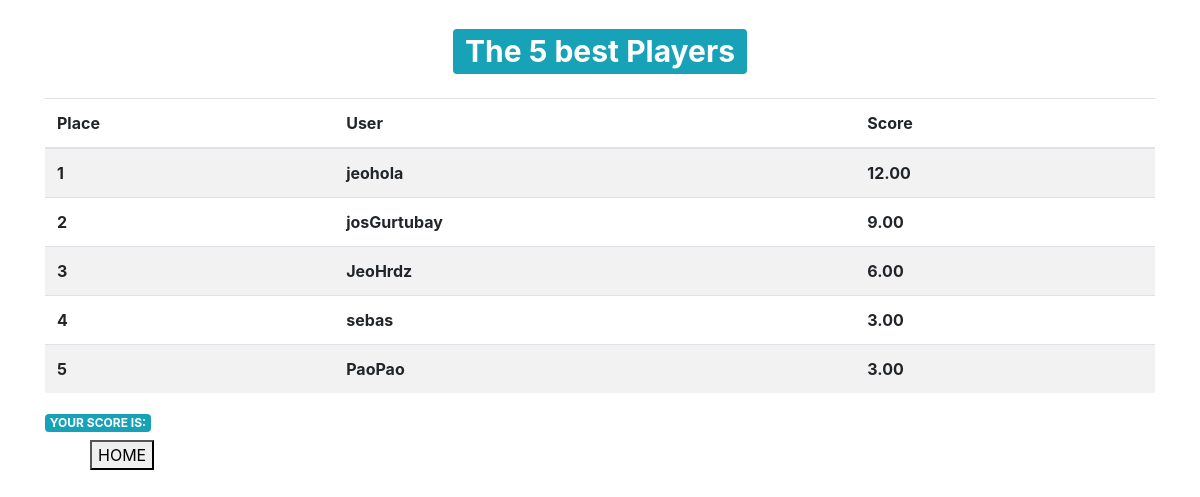
/tablero/, run on an earlier commit of the app's database.
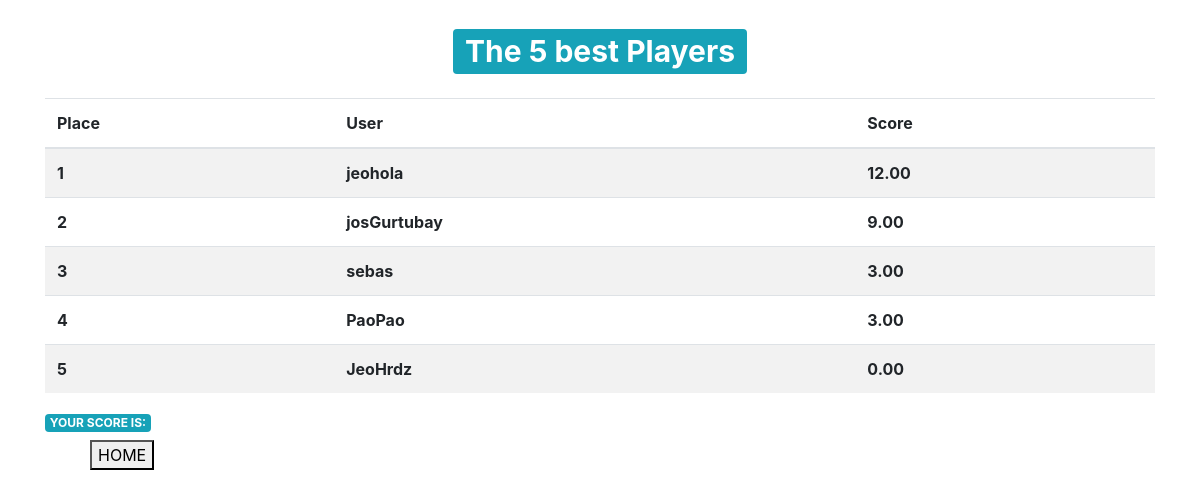
And on a later commit of the database.
### Quiz/models.py (models this page shows, shortened)
class QuizUsuario(models.Model):
    usuario = models.OneToOneField(User, on_delete=models.CASCADE)
    puntaje_total = models.DecimalField(verbose_name='Puntaje Total', default=0, decimal_places=2, max_digits=10)

### Quiz/views.py (the view)
# urls.py: path('tablero/', tablero, name='tablero'),
def tablero(request):
	total_usaurios_quiz = QuizUsuario.objects.order_by('-puntaje_total')[:10]
	contador = total_usaurios_quiz.count()
	context = {
		'usuario_quiz':total_usaurios_quiz,
		'contar_user':contador
	}
	return render(request, 'play/tablero.html', context)

### Template/play/tablero.html (shortened to what this page needs)
{% extends 'base.html' %}
{% block contenido %}
<div class="container">
    <h1 class="text-center my-4">
        <span class="badge badge-info">
            The {{contar_user}} best Players
        </span>
    </h1>
    <table class="table table-striped table bodered">
        <thead>
            <tr>
                <th>Place</th>
                <th>User</th>
                <th>Score</th>
            </tr>
        </thead>
        <tbody>
            {% for user_quiz in usuario_quiz %}
            <tr>
                <th>{{forloop.counter}}</th>
                <th>{{user_quiz.usuario.username}}</th>
                <th>{{user_quiz.puntaje_total}}</th>
            </tr>
            {% endfor %}
        </tbody>
    </table>
    <h2 class="badge badge-info">YOUR SCORE IS:</h2>
</div>
    <a href="{% url 'inicio' %}">
		<button style="margin-left: 90px;">
			HOME
		</button>
	</a>
{% endblock %}

What changed in the data, as far as the page shows it:
changed QuizUsuario "JeoHrdz": puntaje_total "6.00" → "0.00"; moves down the list
